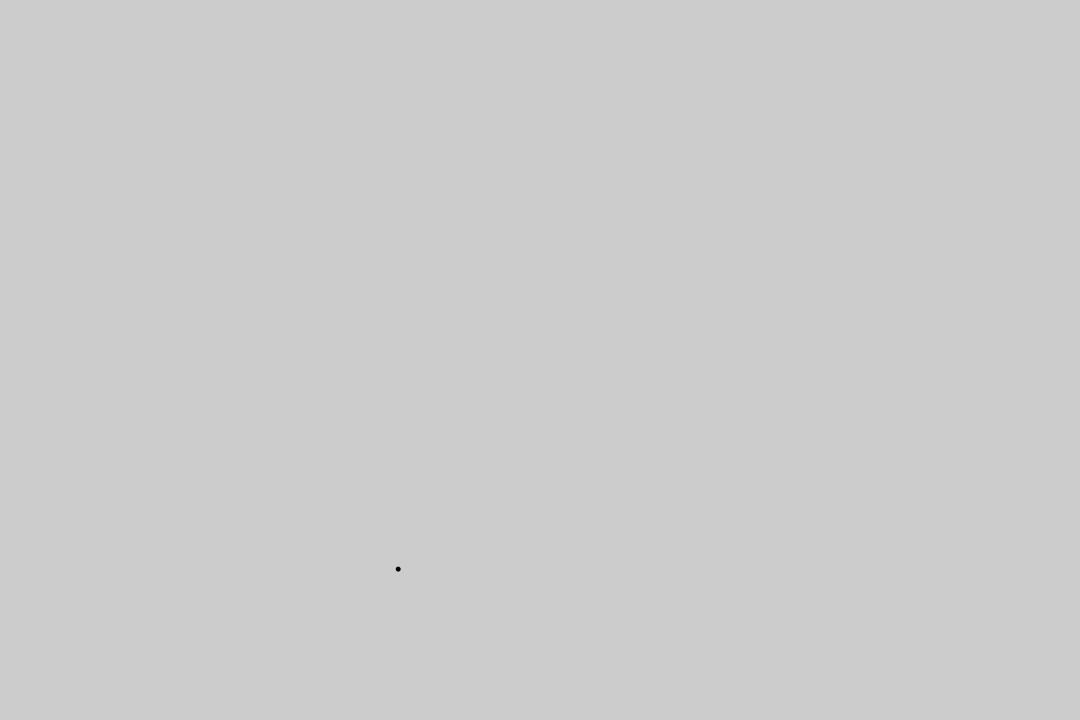
Frame 1 (no input)
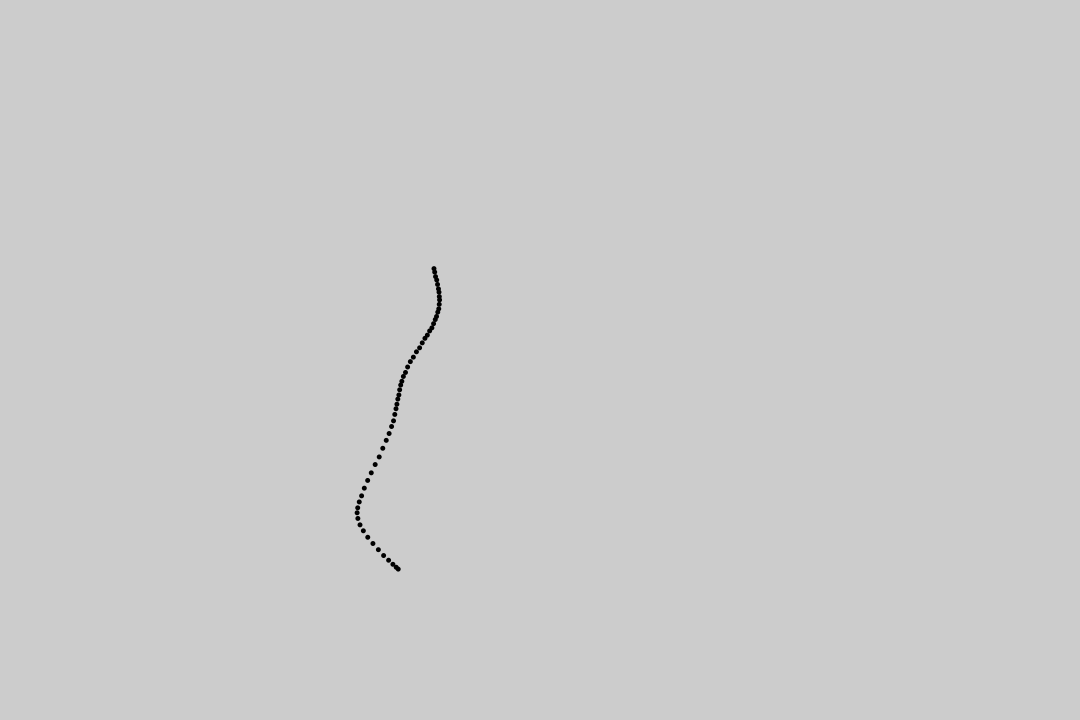
Frame 60 (the mouse pressed at the canvas centre just before this capture)
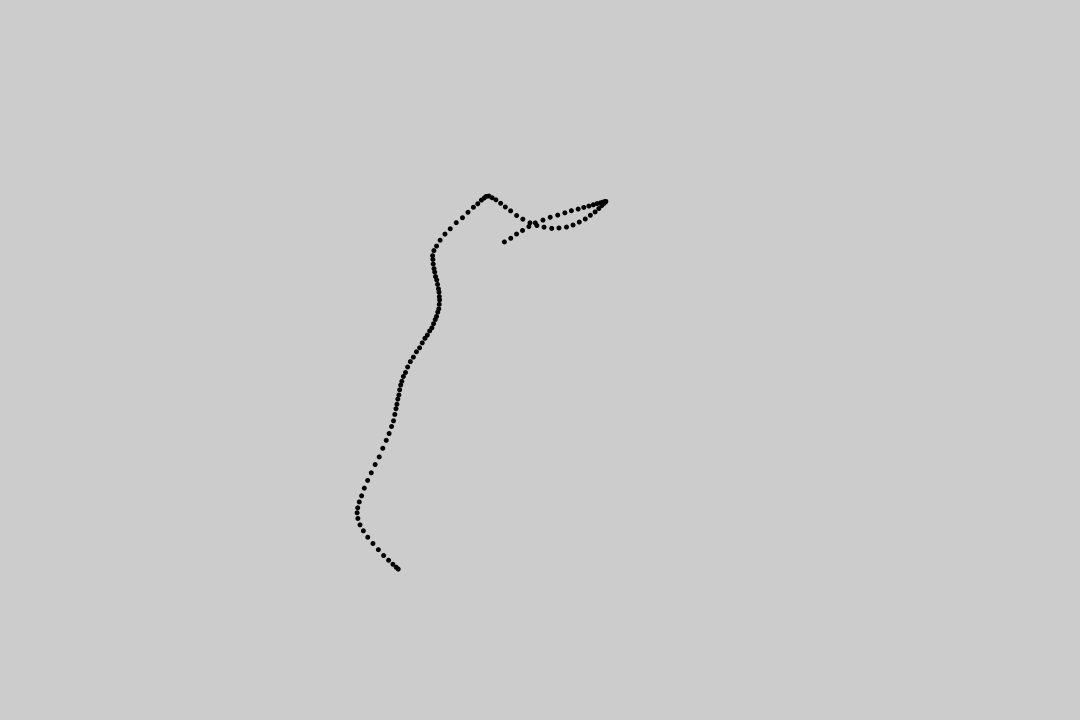
Frame 120 (the mouse held since frame 60 and released just before this capture)

The Processing sketch that drew these frames (run headless with seeded random() and noise(); from frame 60 on, the mouse is pressed at the canvas centre):

// Processing sketch: randomWalk
// ── randomWalk.pde
import java.util.*;
float x;
float t1,t2;
void setup()
{
  size(1080,720);
  t1 = (int)random(10);
  t2 = (int)random(10);
  frameRate(20);
}
void draw()
{
  //background(255);
  fill(0);
  t1 += 0.01;t2 += 0.01;  
  noStroke();
  ellipse(map(noise(t1),0,1,0,width),map(noise(t2),0,1,0,height),5,5);
}
